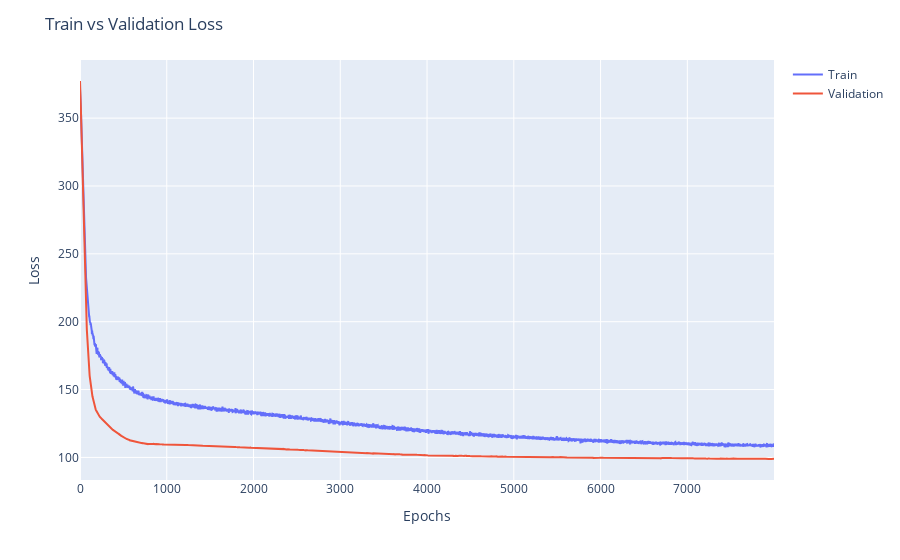

Notebook source saved alongside this figure:
### Code cell
# Plot training and validation loss
fig = px.line()
fig.add_scatter(y=history.history['loss'], name='Train')
fig.add_scatter(y=history.history['val_loss'], name='Validation')

fig.update_layout(title='Train vs Validation Loss',
                   xaxis_title='Epochs',
                   yaxis_title='Loss')

fig.show()

### Figure 1 — Plotly figure (JSON) as saved in the notebook; plotly's stock layout.template omitted (floating-point values rounded to 4 significant figures; data arrays with more than 128 entries replaced by an {"elided": "..."} marker saying what was removed)
{"data": [{"name": "Train", "type": "scatter", "y": {"elided": "8000 float values"}}, {"name": "Validation", "type": "scatter", "y": {"elided": "8000 float values"}}], "layout": {"legend": {"tracegroupgap": 0}, "margin": {"t": 60}, "title": {"text": "Train vs Validation Loss"}, "xaxis": {"anchor": "y", "domain": [0, 1], "title": {"text": "Epochs"}}, "yaxis": {"anchor": "x", "domain": [0, 1], "title": {"text": "Loss"}}}}
